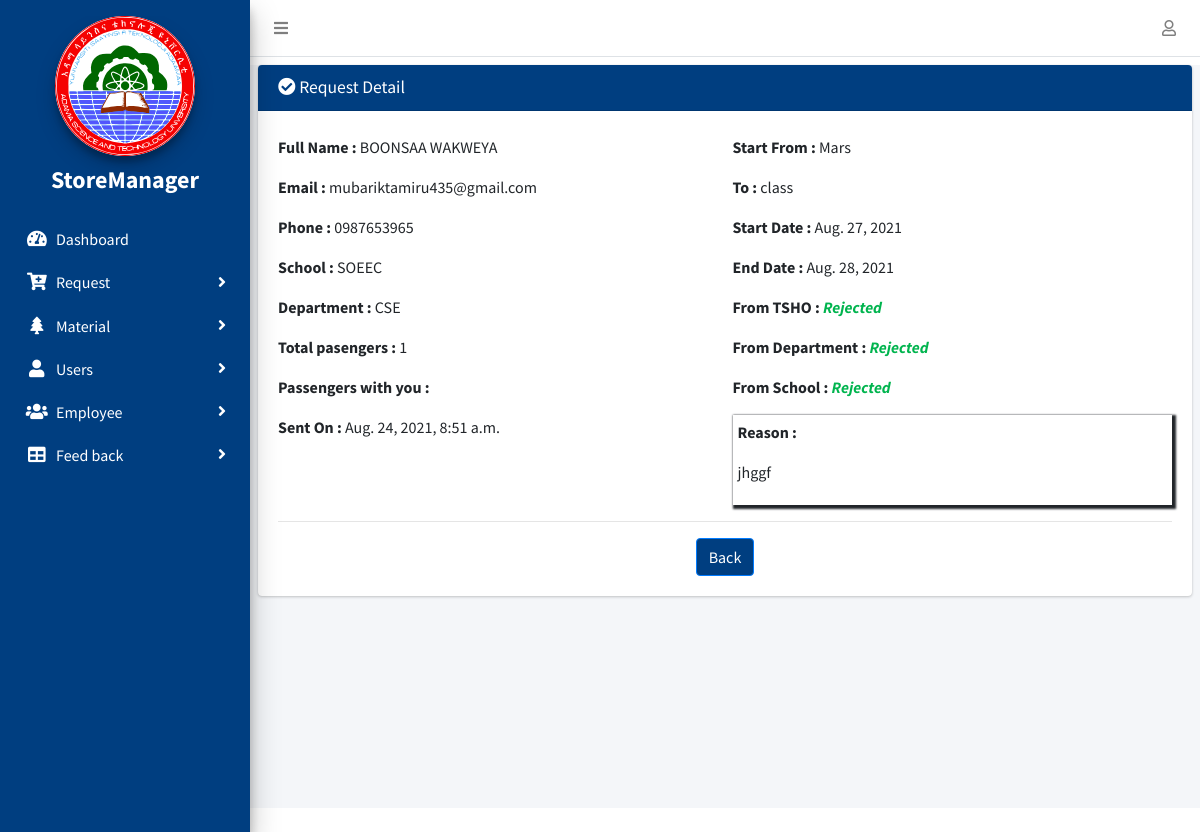
The app's page /request/my_request/detail/22 (signed in) with its own data.
### Trequest/models.py (models this page shows, shortened)
class MyUser(AbstractUser):
    first_name = models.CharField(max_length=100, null=True)
    last_name = models.CharField(max_length=100, null=True)
    email = models.EmailField(null=True, blank=True,unique=True)
    ROLE = (
        ('Passenger', 'Passenger'),
        ('TSHO', 'TSHO'),
        ('Mechanic', 'Mechanic'),
        ('Driver', 'Driver'),
        ('StoreManager', 'Store Manager'),
        ('SchoolDean', 'School Dean'),
        ('DepartmentHead', 'Department Head'),
        ('VicePresident', 'Vice President'),
    )
    phone_regex = RegexValidator(
        regex=r'^\+?1?\d{10,15}$',
        message='Phone number must be entered in the format : 0987654321 or +251987654321 up to 15 digits allowed'
    )
    phone = models.CharField(validators=[phone_regex], max_length=15, blank=True,unique=True)
    school = models.ForeignKey(School, on_delete=models.SET_NULL, blank=True, null=True)
    department = models.ForeignKey(Department, on_delete=models.SET_NULL, blank=True, null=True)
    role = models.CharField(max_length=200, choices=ROLE)
    date_registered = models.DateField(auto_now_add=True)

class TransportRequest(models.Model):
    STATUS = (
        ('Pending', 'Pending'),
        ('Approved', 'Approved'),
        ('Expired', 'Expired'),
        ('Rejected', 'Rejected'),
        ('Cancelled', 'Cancelled'),
    )
    passenger = models.ForeignKey(settings.AUTH_USER_MODEL, on_delete=models.CASCADE, related_name='user_request')
    start_from = models.CharField(max_length=200)
    destination = models.CharField(max_length=200)
    reason = RichTextField(blank=True, null=True)
    passenger_numbers = models.PositiveIntegerField(default=1)
    list_of_passengers = models.TextField(max_length=400, null=True, blank=True)
    start_date = models.DateField()
    end_date = models.DateField()
    created_at = models.DateTimeField(auto_now_add=True)
    is_expired = models.BooleanField(default=False)
    status = models.CharField(max_length=200, default='Pending', choices=STATUS)
    status2 = models.CharField(max_length=200, default='Pending', choices=STATUS)
    status3 = models.CharField(max_length=200, default='Pending', choices=STATUS)
    class Meta:
        ordering = ['-id']

class School(models.Model):
    name = models.CharField(max_length=100, null=True, blank=True, unique=True)
    def __str__(self):
        return self.name

class Department(models.Model):
    school = models.ForeignKey(School, on_delete=models.CASCADE)
    name = models.CharField(max_length=100, null=True, blank=True, unique=True)
    def __str__(self):
        return self.name

### Trequest/views.py (the view)
# urls.py: path('request/my_request/detail/<str:id>',views.my_request_detail, name="detail-request"),
@login_required(login_url='login')
def my_request_detail(request, id):
    myrequest_detail = TransportRequest.objects.get(id=id)
    context = {'myrequest_detail': myrequest_detail}
    return render(request, 'Trequest/my_request_detail.html', context)

### Trequest/templates/Trequest/my_request_detail.html (shortened to what this page needs)
{% extends 'Trequest/base.html' %}
{% load static%}
{% block content %}
{% load crispy_forms_tags %}
<div class="content-wrapper mt-2">
    <section class="content">
      <div class="row">
        <div class="col-md-12 ">
          <div class="card">
            <div class="card-header mb-1" style="background:#003e80;color:#fff">
                <h3 class="card-title"><i class="fa  fa-check-circle"></i> Request Detail</h3>
          </div>
           <div class="card-body">
            <div class="row">
              <div class="col-md-6">
               <p> <b>Full Name :</b> {{myrequest_detail.passenger.get_full_name}}</p>
                <p> <b>Email :</b> {{myrequest_detail.passenger.email}}</p>
                 <p> <b>Phone :</b> {{myrequest_detail.passenger.phone}}</p>
                  <p> <b>School :</b> {{myrequest_detail.passenger.school}}</p>
                <p> <b>Department :</b> {{myrequest_detail.passenger.department}}</p>
                  <p> <b>Total pasengers :</b> {{myrequest_detail.passenger_numbers}}</p>
                  <p> <b>Passengers with you :</b> {{myrequest_detail.list_of_passengers}}</p>
                  <p> <b>Sent On :</b> {{myrequest_detail.created_at}}</p>
              </div>
              <div class="col-md-6">
               <p> <b>Start From :</b> {{myrequest_detail.start_from}}</p>
                <p> <b>To :</b> {{myrequest_detail.destination}}</p>
                <p> <b>Start Date :</b> {{myrequest_detail.start_date}}</p>
                <p> <b>End Date :</b> {{myrequest_detail.end_date}}</p>
                  <p> <b>From TSHO :</b> <i style="color: #00b44e;font-weight: bold">{{myrequest_detail.status}}</i></p>
                  {% if request.user.role != "DepartmentHead" and request.user.role != "SchoolDean" %}
                  <p> <b>From Department :</b> <i style="color: #00b44e;font-weight: bold">{{myrequest_detail.status2}}</i></p>
                  {% endif %}
                  {% if request.user.role != "SchoolDean" %}
                  <p> <b>From School :</b> <i style="color: #00b44e;font-weight: bold">{{myrequest_detail.status3}}</i></p>
                  {% endif %}
                  <div style="box-shadow: 2px 2px 2px 2px;padding: 5px;">
                    <p> <b>Reason :</b> {{myrequest_detail.reason|safe}}</p>
                  </div>
              </div>
            </div>
            <hr>
  <center> <a href="{% url 'my-request' %}" class="btn btn-primary" style="background:#003e80 ">Back</a></center>
          </div>
          </div>
        </div>
      </div>
    </section>
  </div>
{% endblock content %}

### Trequest/templates/Trequest/base.html (shortened to what this page needs)
{% load static %}
<!DOCTYPE html>
<html>
  <head>
    <link rel="stylesheet" href="{% static 'css/style.css' %}" />
    <link
      rel="stylesheet"
      href="{% static 'plugins/fontawesome-free/css/all.min.css' %}"
    />
    <link
      rel="stylesheet"
      href=" https://code.ionicframework.com/ionicons/2.0.1/css/ionicons.min.css"
    />
    <link
      rel="stylesheet"
      href="{% static 'plugins/tempusdominus-bootstrap-4/css/tempusdominus-bootstrap-4.min.css' %}"
    />
    <link
      rel="stylesheet"
      href="{% static 'plugins/icheck-bootstrap/icheck-bootstrap.min.css' %}"
    />
    <link
      rel="stylesheet"
      href="{% static 'plugins/jqvmap/jqvmap.min.css' %}"
    />
    <link rel="stylesheet" href="{% static 'dist/css/adminlte.min.css' %}" />
    <link
      rel="stylesheet"
      href="{% static 'plugins/overlayScrollbars/css/OverlayScrollbars.min.css' %}"
    />
    <link
      rel="stylesheet"
      href="{% static 'plugins/daterangepicker/daterangepicker.css' %}"
    />
    <link
      rel="stylesheet"
      href="{% static 'plugins/summernote/summernote-bs4.css' %}"
    />
    <link
      rel="stylesheet"
      href="{% static 'plugins/datatables-bs4/css/dataTables.bootstrap4.css' %}"
    />
  </head>
  <body class="hold-transition sidebar-mini layout-fixed">
    <div class="wrapper">
      <nav class="main-header navbar navbar-expand navbar-white navbar-light">
        <ul class="navbar-nav">
          <li class="nav-item">
            <a class="nav-link" data-widget="pushmenu" href="#"
              ><i class="fas fa-bars"></i
            ></a>
          </li>
        </ul>
        <ul class="navbar-nav ml-auto">
          <li class="nav-item dropdown">
            <a class="nav-link" data-toggle="dropdown" href="#"
              ><i class="far fa-user"></i
            ></a>
          </li>
        </ul>
      </nav>
      <aside class="main-sidebar elevation-4" style="background: #003e80; color: white">
        <div class="sidebar" style="color: white">
          <div class="user-panel mt-3 pb-3 mb-3s">
            <a href="{% url 'index' %}">
              <div style="text-align: center">
                <img
                  src="{% static 'dist/img/astu_logo.svg' %}"
                  alt="Astu Logo"
                  style="width: 60%; height: auto; background: white"
                  class="brand-image img-circle elevation-3"
                />
                <h5 style="margin-top: 10px; color: white; font-size: 2vw">
                  <strong>{{request.user.role}}</strong>
                </h5>
              </div>
            </a>
          </div>
          <nav>
            <ul
              class="nav nav-pills nav-sidebar flex-column"
              data-widget="treeview"
              role="menu"
              data-accordion="false"
            >
              <li class="nav-item has-treeview menu-open">
                <a href="{% url 'index' %}" class="list nav-link">
                  <i class="side nav-icon fas fa-tachometer-alt"></i>
                  <p style="color: white">Dashboard</p>
                </a>
              </li>
              <li class="nav-item has-treeview">
                <a href="#" class="list nav-link">
                  <i class="side nav-icon fa fa-cart-plus"></i>
                  <p style="color: white">
                    Request
                    <i class="fas fa-angle-right right"></i>
                  </p>
                </a>
              </li>
              {% if request.user.role == 'StoreManager' %}
              <li class="nav-item has-treeview">
                <a href="#" class="list nav-link">
                  <i class="side nav-icon fas fa-tree"></i>
                  <p style="color: white">
                    Material
                    <i class="fas fa-angle-right right"></i>
                  </p>
                </a>
              </li>
              {% endif %}
              <li class="nav-item has-treeview">
                <a href="#" class="list nav-link">
                  <i class="side nav-icon fas fa-user"></i>
                  <p style="color: white">
                    Users
                    <i class="fas fa-angle-right right"></i>
                  </p>
                </a>
                 </li>
              <li class="nav-item has-treeview">
                <a href="#" class="list nav-link">
                  <i class="side nav-icon fas fa-users"></i>
                  <p style="color: white">
                    Employee
                    <i class="fas fa-angle-right right"></i>
                  </p>
                </a>
              </li>
              <li class="nav-item has-treeview">
                <a href="#" class="list nav-link">
                  <i class="side nav-icon fas fa-table"></i>
                  <p style="color: white">
                    Feed back
                    <i class="fas fa-angle-right right"></i>
                  </p>
                </a>
              </li>
            </ul>
          </nav>
        </div>
      </aside>
      {% block content %} {% endblock content %} {% include
    </div>
  </body>
</html>

### Trequest/templates/Trequest/base.html (style rules this page uses)
.side { color: white; }

### records on screen
MyUser: user.role "StoreManager"
TransportRequest: passenger.get_full_name "BOONSAA WAKWEYA", passenger.email "mubariktamiru435@gmail.com", passenger.phone "0987653965", passenger.school "SOEEC", passenger.department "CSE", passenger_numbers "1", created_at "Aug. 24, 2021, 8:51 a.m.", start_from "Mars", destination "class", start_date "Aug. 27, 2021", end_date "Aug. 28, 2021", status "Rejected", status2 "Rejected", status3 "Rejected", reason "jhggf"
